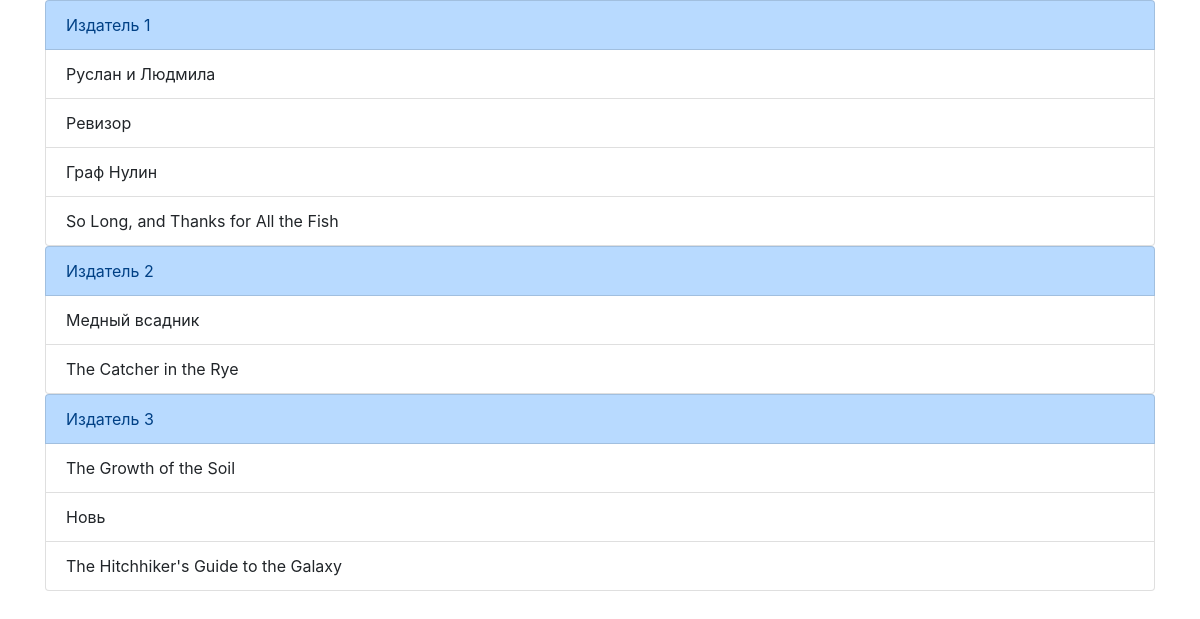
Screenshot of /publishers/ with the database file from the repository.
### p_library/models.py (models this page shows, shortened)
class Publisher(models.Model):
    pub_title = models.TextField()
    pub_description = models.TextField()

class Book(models.Model):
    ISBN = models.CharField(max_length=13)
    title = models.TextField()
    description = models.TextField()
    year_release = models.SmallIntegerField()
    author = models.ForeignKey('Author', on_delete=models.CASCADE, related_name="book_author")
    copy_count = models.SmallIntegerField(default=1)
    price = models.DecimalField(max_digits=6, decimal_places=2, default=0)
    pub = models.ForeignKey('Publisher', on_delete=models.CASCADE, related_name='book_publisher', null=True, blank=True)
    hold_by = models.ForeignKey('Friend', on_delete=models.CASCADE, null=True, blank=True)
    image = models.ImageField(upload_to='book_images/%Y/%m/%d/', blank=True)

### p_library/views.py (the view)
# urls.py: path('publishers/', views.publishers),
def publishers(request):
    template = loader.get_template('publishers.html')
    publishers = Publisher.objects.all()
    data = {
        "publishers": publishers,
    }
    return HttpResponse(template.render(data, request))

### p_library/templates/publishers.html (shortened to what this page needs)
{% extends "base.html" %}
{% block content %}
    {% for publisher in publishers %}
        <ul class="list-group">
            <li class="list-group-item list-group-item-primary">{{ publisher.pub_title }}</li>
            {% for book in publisher.book_publisher.all %}
                <li class="list-group-item">{{ book.title }}</li>
            {% endfor %}
        </ul>
    {% endfor %}
{% endblock %}

### p_library/templates/base.html (shortened to what this page needs)
{% load static %}
<!DOCTYPE html>
<head>
    <link href="{% static "css/bootstrap.min.css" %}" rel="stylesheet">
</head>
<body>
<div class="container">
{% block content %}
{% endblock %}
</div>
</body>
</html>

### rows the page displays
Publisher: pub_title "Издатель 1"
Book: title "Руслан и Людмила"
Book: title "Ревизор"
Book: title "Граф Нулин"
Book: title "So Long, and Thanks for All the Fish"
Publisher: pub_title "Издатель 2"
Book: title "Медный всадник"
Book: title "The Catcher in the Rye"
Publisher: pub_title "Издатель 3"
Book: title "The Growth of the Soil"
Book: title "Новь"
Book: title "The Hitchhiker's Guide to the Galaxy"
